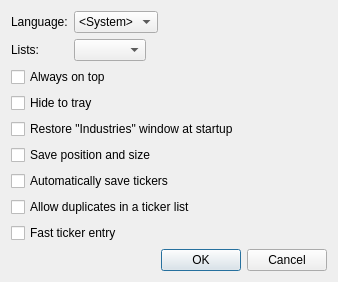
<?xml version="1.0" encoding="UTF-8"?>
<ui version="4.0">
 <class>Options</class>
 <widget class="QDialog" name="Options">
  <property name="geometry">
   <rect>
    <x>0</x>
    <y>0</y>
    <width>338</width>
    <height>262</height>
   </rect>
  </property>
  <property name="windowTitle">
   <string>Options</string>
  </property>
  <layout class="QGridLayout" name="gridLayout_2">
   <item row="0" column="0" colspan="2">
    <layout class="QGridLayout" name="gridLayout">
     <item row="0" column="0">
      <widget class="QLabel" name="label_2">
       <property name="text">
        <string>Language:</string>
       </property>
      </widget>
     </item>
     <item row="0" column="1">
      <widget class="QComboBox" name="comboLang">
       <item>
        <property name="text">
         <string>&lt;System&gt;</string>
        </property>
       </item>
      </widget>
     </item>
     <item row="0" column="2" rowspan="2">
      <spacer name="horizontalSpacer_2">
       <property name="orientation">
        <enum>Qt::Horizontal</enum>
       </property>
       <property name="sizeHint" stdset="0">
        <size>
         <width>0</width>
         <height>20</height>
        </size>
       </property>
      </spacer>
     </item>
     <item row="1" column="0">
      <widget class="QLabel" name="label">
       <property name="text">
        <string>Lists:</string>
       </property>
      </widget>
     </item>
     <item row="1" column="1">
      <widget class="QComboBox" name="comboNumberOfLists">
       <property name="sizePolicy">
        <sizepolicy hsizetype="Maximum" vsizetype="Fixed">
         <horstretch>0</horstretch>
         <verstretch>0</verstretch>
        </sizepolicy>
       </property>
       <property name="minimumContentsLength">
        <number>2</number>
       </property>
      </widget>
     </item>
    </layout>
   </item>
   <item row="1" column="0" colspan="2">
    <widget class="QCheckBox" name="checkOnTop">
     <property name="text">
      <string>Always on top</string>
     </property>
    </widget>
   </item>
   <item row="2" column="0">
    <widget class="QCheckBox" name="checkTray">
     <property name="text">
      <string>Hide to tray</string>
     </property>
    </widget>
   </item>
   <item row="4" column="0" colspan="2">
    <widget class="QCheckBox" name="checkSave">
     <property name="text">
      <string>Save position and size</string>
     </property>
    </widget>
   </item>
   <item row="5" column="0" colspan="2">
    <widget class="QCheckBox" name="checkSaveTickers">
     <property name="text">
      <string>Automatically save tickers</string>
     </property>
    </widget>
   </item>
   <item row="6" column="0" colspan="2">
    <widget class="QCheckBox" name="checkAllowDups">
     <property name="text">
      <string>Allow duplicates in a ticker list</string>
     </property>
    </widget>
   </item>
   <item row="7" column="0" colspan="2">
    <widget class="QCheckBox" name="checkMini">
     <property name="text">
      <string>Fast ticker entry</string>
     </property>
    </widget>
   </item>
   <item row="8" column="1">
    <spacer name="verticalSpacer">
     <property name="orientation">
      <enum>Qt::Vertical</enum>
     </property>
     <property name="sizeHint" stdset="0">
      <size>
       <width>20</width>
       <height>0</height>
      </size>
     </property>
    </spacer>
   </item>
   <item row="9" column="0" colspan="2">
    <widget class="QDialogButtonBox" name="buttonBox">
     <property name="orientation">
      <enum>Qt::Horizontal</enum>
     </property>
     <property name="standardButtons">
      <set>QDialogButtonBox::Cancel|QDialogButtonBox::Ok</set>
     </property>
    </widget>
   </item>
   <item row="3" column="0" colspan="2">
    <widget class="QCheckBox" name="checkRestore">
     <property name="text">
      <string>Restore &quot;Industries&quot; window at startup</string>
     </property>
    </widget>
   </item>
  </layout>
 </widget>
 <tabstops>
  <tabstop>comboLang</tabstop>
  <tabstop>comboNumberOfLists</tabstop>
  <tabstop>checkOnTop</tabstop>
  <tabstop>checkTray</tabstop>
  <tabstop>checkRestore</tabstop>
  <tabstop>checkSave</tabstop>
  <tabstop>checkSaveTickers</tabstop>
  <tabstop>checkAllowDups</tabstop>
  <tabstop>checkMini</tabstop>
  <tabstop>buttonBox</tabstop>
 </tabstops>
 <resources/>
 <connections>
  <connection>
   <sender>buttonBox</sender>
   <signal>accepted()</signal>
   <receiver>Options</receiver>
   <slot>accept()</slot>
   <hints>
    <hint type="sourcelabel">
     <x>248</x>
     <y>254</y>
    </hint>
    <hint type="destinationlabel">
     <x>157</x>
     <y>274</y>
    </hint>
   </hints>
  </connection>
  <connection>
   <sender>buttonBox</sender>
   <signal>rejected()</signal>
   <receiver>Options</receiver>
   <slot>reject()</slot>
   <hints>
    <hint type="sourcelabel">
     <x>316</x>
     <y>260</y>
    </hint>
    <hint type="destinationlabel">
     <x>286</x>
     <y>274</y>
    </hint>
   </hints>
  </connection>
 </connections>
</ui>
